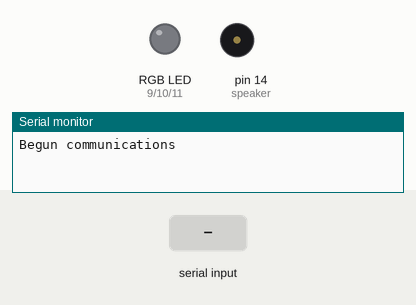
Bench run of a sketch on a simulated Arduino Uno, built with avr-gcc and run on an emulated ATmega328P. Parts: an RGB LED mixed from three pins (HIGH = lit), buzzer (waves = sounding, pin HIGH), the last lines printed to the serial monitor. Inputs (shaded band) come from the test bench.

Above: at 1.2 s.
1.3 s: "30,150\n" received over Serial
At 1.9 s:
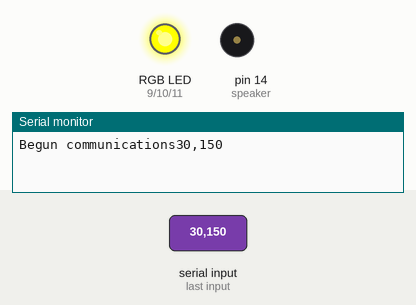
2.8 s: "0\n" received over Serial
At 3.7 s:
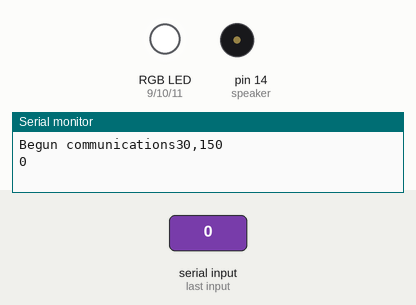
4.3 s: "1,90,45\n" received over Serial
At 5.5 s:
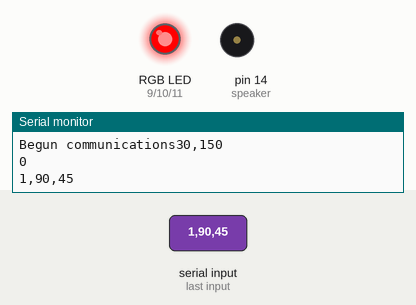
5.8 s: "2\n" received over Serial
At 7.0 s:
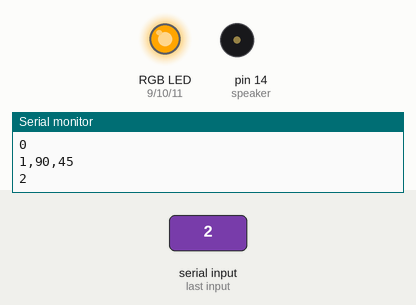
7.3 s: "3\n" received over Serial
At 8.4 s:
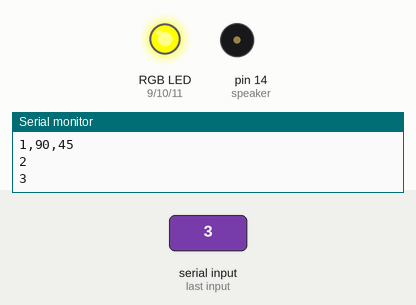
8.8 s: "4\n" received over Serial
At 9.5 s:
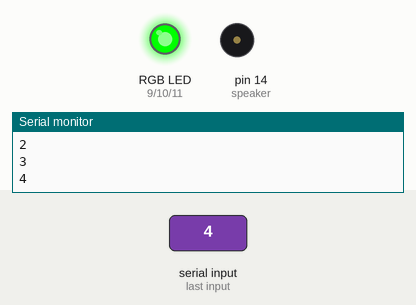
Timing chart, 0 to 11.3 s (numbered marks = the images above; inputs shaded):
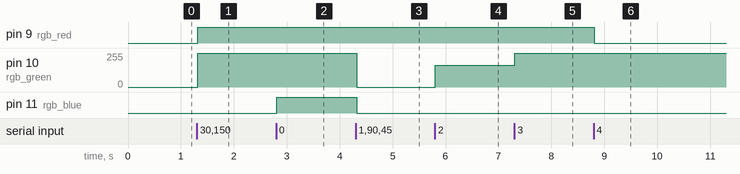

Measured:
- after the input at 1.3 s, pin 9 (rgb_red): LOW → HIGH at once; pin 10 (rgb_green): 0/255 → 255/255 at once
- after the input at 2.8 s, pin 11 (rgb_blue): LOW → HIGH at once
- after the input at 4.3 s, pin 10 (rgb_green): 255/255 → 0/255 at once; pin 11 (rgb_blue): HIGH → LOW at once
- after the input at 5.8 s, pin 10 (rgb_green): 0/255 → 165/255 at once
- after the input at 7.3 s, pin 10 (rgb_green): 165/255 → 255/255 at once
- after the input at 8.8 s, pin 9 (rgb_red): HIGH → LOW at once

The sketch:

rgb_guitar_button.ino
```cpp
#define WHITE 255, 255, 255
#define RED 255, 0, 0
#define ORANGE 255, 165, 0
#define YELLOW 255, 255, 0
#define GREEN 0, 255, 0
#define CYAN 0, 255, 255
#define BLUE 0, 0, 255
#define MAGENTA 255, 0, 255

#define LED_DELAY_MS 1000

#define BRIGHTNESS 1.00

const int button = 2;
const int rgb_red = 9;
const int rgb_green = 10;
const int rgb_blue = 11;
const int speaker = 14;

void setup()
{
  pinMode(button, INPUT_PULLUP);
  pinMode(rgb_red, OUTPUT);
  pinMode(rgb_green, OUTPUT);
  pinMode(rgb_blue, OUTPUT);
  pinMode(speaker, OUTPUT);

  Serial.begin(9600);
  Serial.write("Begun communications");
}

void loop()
{
  String readString = "";
  while (Serial.available())
  {
  delay(3);
    if (Serial.available() > 0)
    {
      char c = Serial.read();
      readString += c;
    }
  }

  if (readString.length() > 0)
{
  Serial.println(readString);
    int colour = readString.substring(0, 1).toInt();
    int brightInt = readString.substring(1).toInt();
    int brightness = 1;
//    double brightness = brightInt/10;
//    double brightness = brightInt/10.0;
    switch (colour)
    {
      case 0:
        setRGB(WHITE, brightness);
        break;
      case 1:
        setRGB(RED, brightness);
        break;
      case 2:
        setRGB(ORANGE, brightness);
        break;
      case 3:
        setRGB(YELLOW, brightness);
        break;
      case 4:
        setRGB(GREEN, brightness);
        break;
      case 5:
        setRGB(CYAN, brightness);
        break;
      case 6:
        setRGB(BLUE, brightness);
        break;
      case 7:
        setRGB(MAGENTA, brightness);
        break;
    }
  }


  //  setRGB(WHITE, BRIGHTNESS);
  //  delay(LED_DELAY_MS);
  //  setRGB(RED, BRIGHTNESS);
  //  Serial.println("red");
  //  delay(LED_DELAY_MS);
  //  setRGB(ORANGE, BRIGHTNESS);
  //  delay(LED_DELAY_MS);
  //  setRGB(YELLOW, BRIGHTNESS);
  //  delay(LED_DELAY_MS);
  //  setRGB(GREEN, BRIGHTNESS);
  //  Serial.println("green");
  //  delay(LED_DELAY_MS);
  //  setRGB(CYAN, BRIGHTNESS);
  //  delay(LED_DELAY_MS);
  //  setRGB(BLUE, BRIGHTNESS);
  //  Serial.println("blue");
  //  delay(LED_DELAY_MS);
  //  setRGB(MAGENTA, BRIGHTNESS);
  //  delay(LED_DELAY_MS);

  // button wired one end to the pin, other end to GND
  // HIGH when open, LOW when closed
  // therefore, DO STUFF when HIGH (guitar taken out)
  // because normally closed (guitar in stand)
  //  if(digitalRead(button))
  //  {
  //    // make sure the guitar has been taken out fully
  //    sleep(LED_DELAY_MS, BRIGHTNESS);
  //    if(digitalRead(button))
  //    {
  //      playRiff();
  //    }
  //  }
}

void playRiff()
{
  Serial.write("play riff");
}


void setRGB(int red_value, int green_value, int blue_value, double brightness)
{
  analogWrite(rgb_red * brightness, red_value);
  analogWrite(rgb_green * brightness, green_value);
  analogWrite(rgb_blue * brightness, blue_value);
}
```
